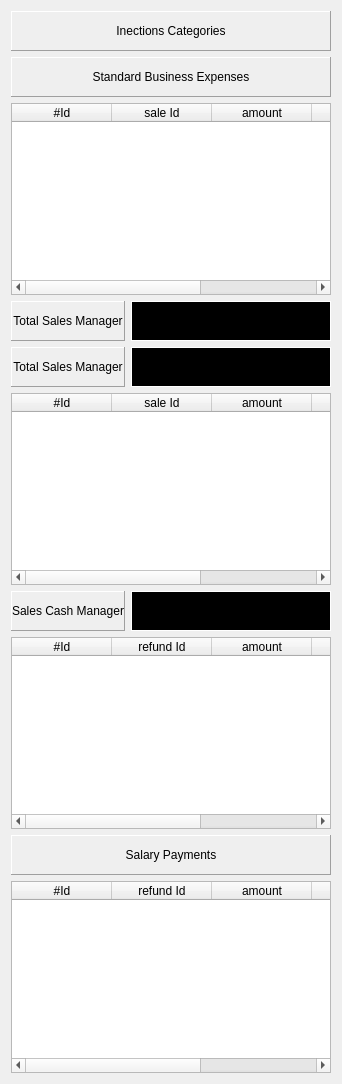
        <widget class="QWidget" name="csh05_exp_promo">
         <layout class="QVBoxLayout" name="verticalLayout_22">
          <item>
           <widget class="QLabel" name="label_173">
            <property name="minimumSize">
             <size>
              <width>0</width>
              <height>40</height>
             </size>
            </property>
            <property name="styleSheet">
             <string notr="true"/>
            </property>
            <property name="frameShape">
             <enum>QFrame::Panel</enum>
            </property>
            <property name="frameShadow">
             <enum>QFrame::Raised</enum>
            </property>
            <property name="text">
             <string>Inections Categories</string>
            </property>
            <property name="alignment">
             <set>Qt::AlignCenter</set>
            </property>
           </widget>
          </item>
          <item>
           <widget class="QLabel" name="label_175">
            <property name="minimumSize">
             <size>
              <width>0</width>
              <height>40</height>
             </size>
            </property>
            <property name="styleSheet">
             <string notr="true"/>
            </property>
            <property name="frameShape">
             <enum>QFrame::Panel</enum>
            </property>
            <property name="frameShadow">
             <enum>QFrame::Raised</enum>
            </property>
            <property name="text">
             <string>Standard Business Expenses</string>
            </property>
            <property name="alignment">
             <set>Qt::AlignCenter</set>
            </property>
           </widget>
          </item>
          <item>
           <widget class="QTableWidget" name="tw_cash_cash_manager_7">
            <column>
             <property name="text">
              <string>#Id</string>
             </property>
            </column>
            <column>
             <property name="text">
              <string>sale Id</string>
             </property>
            </column>
            <column>
             <property name="text">
              <string>amount</string>
             </property>
            </column>
            <column>
             <property name="text">
              <string>total</string>
             </property>
            </column>
            <column>
             <property name="text">
              <string>View/Edit</string>
             </property>
            </column>
           </widget>
          </item>
          <item>
           <layout class="QHBoxLayout" name="horizontalLayout_50">
            <item>
             <widget class="QLabel" name="label_169">
              <property name="minimumSize">
               <size>
                <width>0</width>
                <height>40</height>
               </size>
              </property>
              <property name="styleSheet">
               <string notr="true"/>
              </property>
              <property name="frameShape">
               <enum>QFrame::Panel</enum>
              </property>
              <property name="frameShadow">
               <enum>QFrame::Raised</enum>
              </property>
              <property name="text">
               <string>Total Sales Manager</string>
              </property>
              <property name="alignment">
               <set>Qt::AlignCenter</set>
              </property>
             </widget>
            </item>
            <item>
             <widget class="QLabel" name="lbl_debts_owing_overdue_5">
              <property name="minimumSize">
               <size>
                <width>200</width>
                <height>0</height>
               </size>
              </property>
              <property name="maximumSize">
               <size>
                <width>200</width>
                <height>16777215</height>
               </size>
              </property>
              <property name="styleSheet">
               <string notr="true">background-color: rgb(0, 0, 0);
color: rgb(255, 255, 255);
font: 75 12pt &quot;Arial&quot;;</string>
              </property>
              <property name="frameShape">
               <enum>QFrame::Panel</enum>
              </property>
              <property name="frameShadow">
               <enum>QFrame::Plain</enum>
              </property>
              <property name="text">
               <string/>
              </property>
             </widget>
            </item>
           </layout>
          </item>
          <item>
           <layout class="QHBoxLayout" name="horizontalLayout_26">
            <item>
             <widget class="QLabel" name="label_167">
              <property name="minimumSize">
               <size>
                <width>0</width>
                <height>40</height>
               </size>
              </property>
              <property name="styleSheet">
               <string notr="true"/>
              </property>
              <property name="frameShape">
               <enum>QFrame::Panel</enum>
              </property>
              <property name="frameShadow">
               <enum>QFrame::Raised</enum>
              </property>
              <property name="text">
               <string>Total Sales Manager</string>
              </property>
              <property name="alignment">
               <set>Qt::AlignCenter</set>
              </property>
             </widget>
            </item>
            <item>
             <widget class="QLabel" name="lbl_debts_owing_overdue_4">
              <property name="minimumSize">
               <size>
                <width>200</width>
                <height>0</height>
               </size>
              </property>
              <property name="maximumSize">
               <size>
                <width>200</width>
                <height>16777215</height>
               </size>
              </property>
              <property name="styleSheet">
               <string notr="true">background-color: rgb(0, 0, 0);
color: rgb(255, 255, 255);
font: 75 12pt &quot;Arial&quot;;</string>
              </property>
              <property name="frameShape">
               <enum>QFrame::Panel</enum>
              </property>
              <property name="frameShadow">
               <enum>QFrame::Plain</enum>
              </property>
              <property name="text">
               <string/>
              </property>
             </widget>
            </item>
           </layout>
          </item>
          <item>
           <widget class="QTableWidget" name="tw_cash_cash_manager_2">
            <column>
             <property name="text">
              <string>#Id</string>
             </property>
            </column>
            <column>
             <property name="text">
              <string>sale Id</string>
             </property>
            </column>
            <column>
             <property name="text">
              <string>amount</string>
             </property>
            </column>
            <column>
             <property name="text">
              <string>total</string>
             </property>
            </column>
            <column>
             <property name="text">
              <string>View/Edit</string>
             </property>
            </column>
           </widget>
          </item>
          <item>
           <layout class="QHBoxLayout" name="horizontalLayout_49">
            <item>
             <widget class="QLabel" name="label_168">
              <property name="minimumSize">
               <size>
                <width>0</width>
                <height>40</height>
               </size>
              </property>
              <property name="styleSheet">
               <string notr="true"/>
              </property>
              <property name="frameShape">
               <enum>QFrame::Panel</enum>
              </property>
              <property name="frameShadow">
               <enum>QFrame::Raised</enum>
              </property>
              <property name="text">
               <string>Sales Cash Manager</string>
              </property>
              <property name="alignment">
               <set>Qt::AlignCenter</set>
              </property>
             </widget>
            </item>
            <item>
             <widget class="QLabel" name="lbl_debts_owing_overdue_3">
              <property name="minimumSize">
               <size>
                <width>200</width>
                <height>0</height>
               </size>
              </property>
              <property name="maximumSize">
               <size>
                <width>200</width>
                <height>16777215</height>
               </size>
              </property>
              <property name="styleSheet">
               <string notr="true">background-color: rgb(0, 0, 0);
color: rgb(255, 255, 255);
font: 75 12pt &quot;Arial&quot;;</string>
              </property>
              <property name="frameShape">
               <enum>QFrame::Panel</enum>
              </property>
              <property name="frameShadow">
               <enum>QFrame::Plain</enum>
              </property>
              <property name="text">
               <string/>
              </property>
             </widget>
            </item>
           </layout>
          </item>
          <item>
           <widget class="QTableWidget" name="tw_cash_cash_manager_3">
            <column>
             <property name="text">
              <string>#Id</string>
             </property>
            </column>
            <column>
             <property name="text">
              <string>refund Id</string>
             </property>
            </column>
            <column>
             <property name="text">
              <string>amount</string>
             </property>
            </column>
            <column>
             <property name="text">
              <string>total</string>
             </property>
            </column>
            <column>
             <property name="text">
              <string>View/Edit</string>
             </property>
            </column>
           </widget>
          </item>
          <item>
           <widget class="QLabel" name="label_174">
            <property name="minimumSize">
             <size>
              <width>0</width>
              <height>40</height>
             </size>
            </property>
            <property name="styleSheet">
             <string notr="true"/>
            </property>
            <property name="frameShape">
             <enum>QFrame::Panel</enum>
            </property>
            <property name="frameShadow">
             <enum>QFrame::Raised</enum>
            </property>
            <property name="text">
             <string>Salary Payments</string>
            </property>
            <property name="alignment">
             <set>Qt::AlignCenter</set>
            </property>
           </widget>
          </item>
          <item>
           <widget class="QTableWidget" name="tw_cash_cash_manager_6">
            <column>
             <property name="text">
              <string>#Id</string>
             </property>
            </column>
            <column>
             <property name="text">
              <string>refund Id</string>
             </property>
            </column>
            <column>
             <property name="text">
              <string>amount</string>
             </property>
            </column>
            <column>
             <property name="text">
              <string>total</string>
             </property>
            </column>
            <column>
             <property name="text">
              <string>View/Edit</string>
             </property>
            </column>
           </widget>
          </item>
         </layout>
        </widget>
